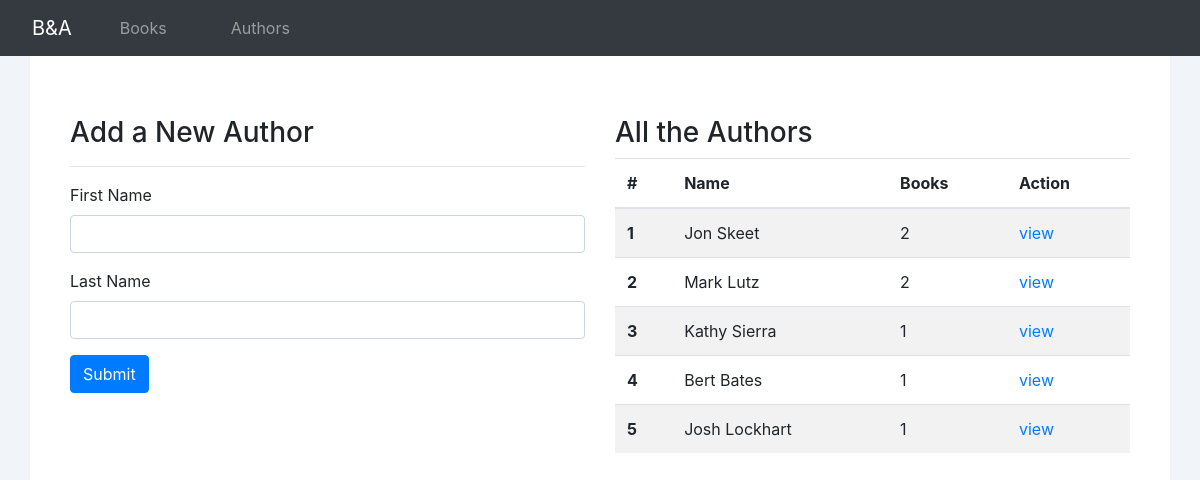
The app's page /authors with its own data.
### books_authors_app/models.py (models this page shows, shortened)
class Author(models.Model):
    first_name = models.CharField(max_length=45)
    last_name = models.TextField()
    books = models.ManyToManyField(Book, related_name="authors")
    created_at = models.DateTimeField(auto_now_add=True)
    updated_at = models.DateTimeField(auto_now=True)

### books_authors_app/views.py (the view)
# urls.py: path('authors', views.authors),
def authors(request):
    context = {
        "authors": Author.objects.all()
    }
    return render(request, "authors.html", context)

### books_authors_app/templates/authors.html (shortened to what this page needs)
<!DOCTYPE html>
<html lang="en">
<head>
    <link rel="stylesheet" href="https://stackpath.bootstrapcdn.com/bootstrap/4.5.2/css/bootstrap.min.css">
</head>
<body>
    <nav class="navbar navbar-expand-sm navbar-dark bg-dark">
        <p class="navbar-brand" >B&A</p>
        <div class="collapse navbar-collapse" id="collapsibleNavId">
            <ul class="navbar-nav mr-auto">
                <li class="nav-item">
                  <a class="nav-link" href="/books">Books</a>
                </li>
                <li class="nav-item">
                    <a class="nav-link " href="/authors">Authors</a>
                </li>
            </ul>
        </div>
    </nav>
    <div class="container">
        <div class="row">
            <div class="col-6">
                <h3>Add a New Author</h3>
                <hr>
                <form action = "/add-author" method = "post">
                    <div class="form-group">
                        <label>First Name</label>
                        <input type="text" class="form-control" name = "first_name">
                    </div>
                    <div class="form-group">
                        <label>Last Name</label>
                        <input type="text" class="form-control" name = "last_name">
                    </div>
                    <button type="submit" class="btn btn-primary">Submit</button>
                </form>
            </div>
            <div class = "col-6">
                <h3>All the Authors</h3>
                <table class="table table-striped">
                    <thead>
                      <tr>
                        <th scope="col">#</th>
                        <th scope="col">Name</th>
                        <th scope="col">Books</th>
                        <th scope="col">Action</th>
                      </tr>
                    </thead>
                    <tbody>
                        {% for author in authors %}
                        <tr>
                            <th scope="row">{{author.id}}</th>
                            <td>{{author.first_name}} {{author.last_name}}</td>
                            <td>{{author.books.all.count}}</td>
                            <td><a href="/authors/{{author.id}}">view</a></td>
                        </tr>
                        {%endfor%}
                    </tbody>
                  </table>
            </div>
        </div>
    </div>
</body>
</html>

### books_authors_app/templates/authors.html (style rules this page uses)
.navbar p { margin:0px; padding-left: 1rem; padding-right: 1rem; }
.nav-item { padding-left: 1.5rem; padding-right: 1.5rem; }
body { background-color: #F1F4F8 }
.container { background-color:white; height: calc(100vh - 60px); padding: 60px 40px; }

### records on screen
Author: id "1", first_name "Jon", last_name "Skeet", books.all.count "2"
Author: id "2", first_name "Mark", last_name "Lutz", books.all.count "2"
Author: id "3", first_name "Kathy", last_name "Sierra", books.all.count "1"
Author: id "4", first_name "Bert", last_name "Bates", books.all.count "1"
Author: id "5", first_name "Josh", last_name "Lockhart", books.all.count "1"
